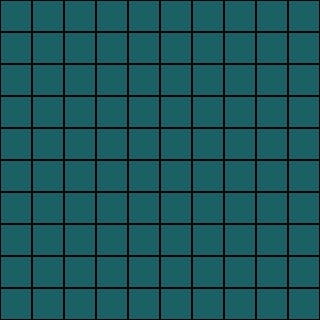

A 2D game scene composited from a Tiled map and its tileset images. What follows is a short description and the map's XML, with every tile layer's data as written:
An orthogonal 10x10 tile map with 32x32 px tiles, 1 tile layer (Tile Layer 1).

<map version="1.0" orientation="orthogonal" renderorder="right-down" width="10" height="10" tilewidth="32" tileheight="32" nextobjectid="1">
 <tileset firstgid="1" name="ground-tile" tilewidth="32" tileheight="32" tilecount="1" columns="1">
  <image source="ground-tile.png" width="32" height="32" />
  <tile id="0">
   <properties>
    <property name="unity:scale" value="0.01" />
   </properties>
  </tile>
 </tileset>
 <layer name="Tile Layer 1" width="10" height="10">
  <data encoding="csv">
1,1,1,1,1,1,1,1,1,1,
1,1,1,1,1,1,1,1,1,1,
1,1,1,1,1,1,1,1,1,1,
1,1,1,1,1,1,1,1,1,1,
1,1,1,1,1,1,1,1,1,1,
1,1,1,1,1,1,1,1,1,1,
1,1,1,1,1,1,1,1,1,1,
1,1,1,1,1,1,1,1,1,1,
1,1,1,1,1,1,1,1,1,1,
1,1,1,1,1,1,1,1,1,1
</data>
 </layer>
</map>